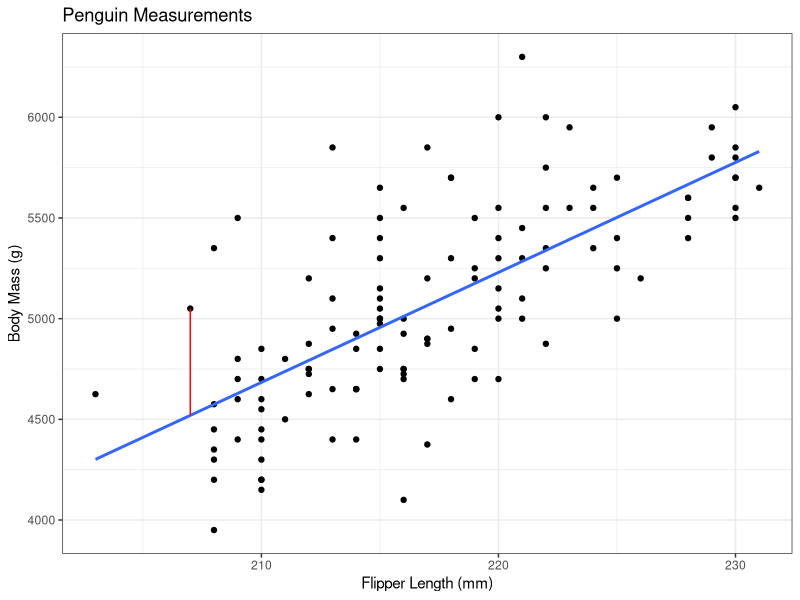
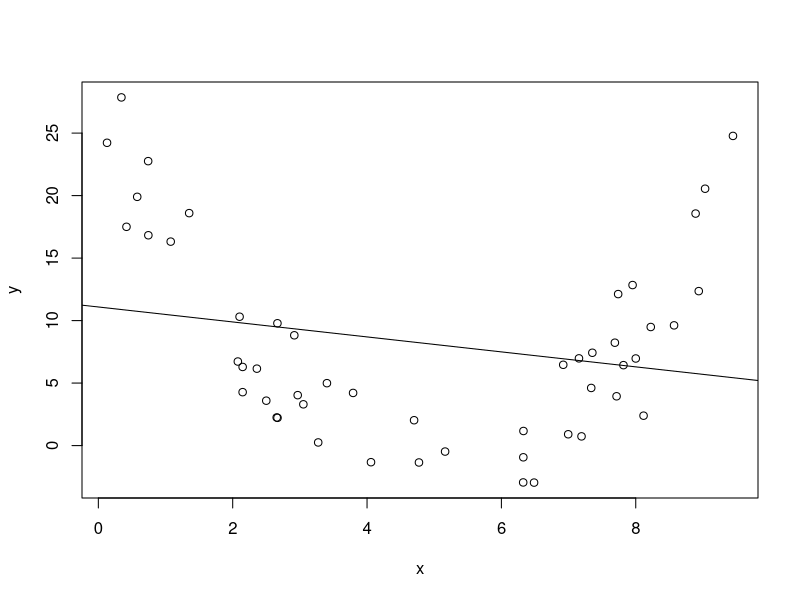
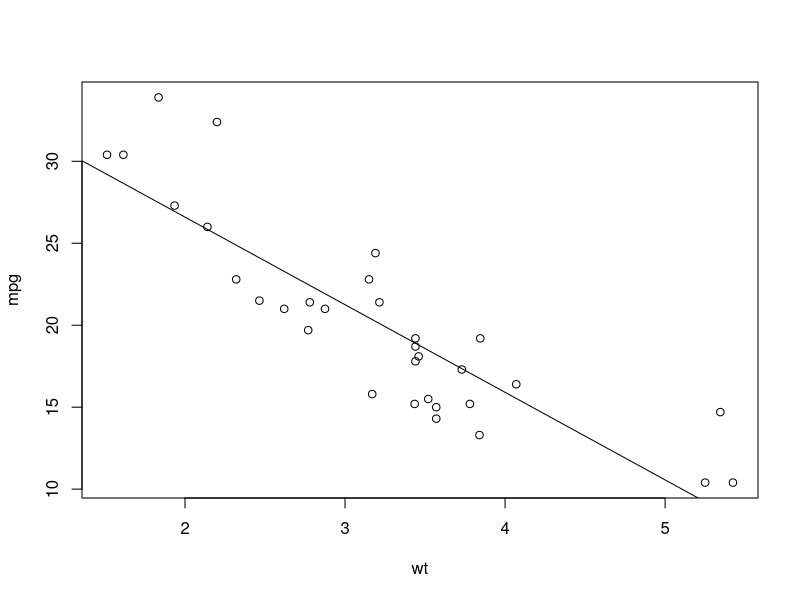
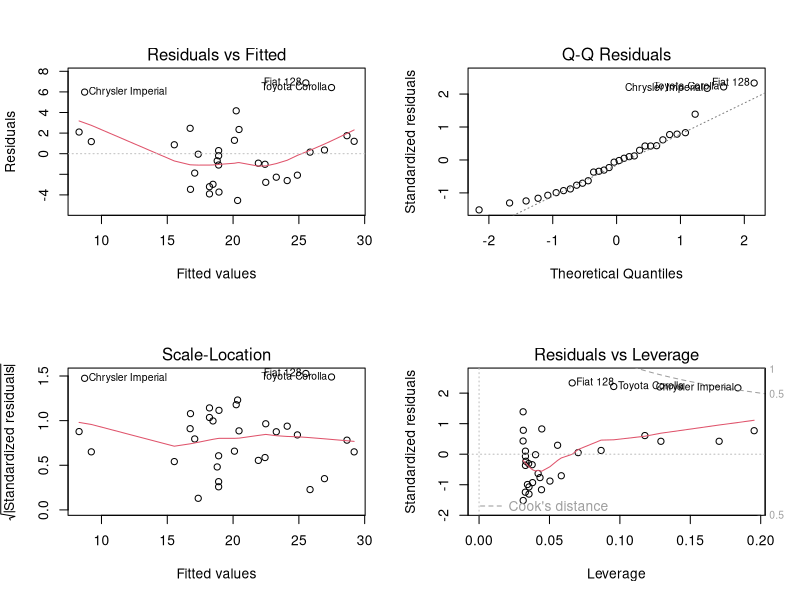
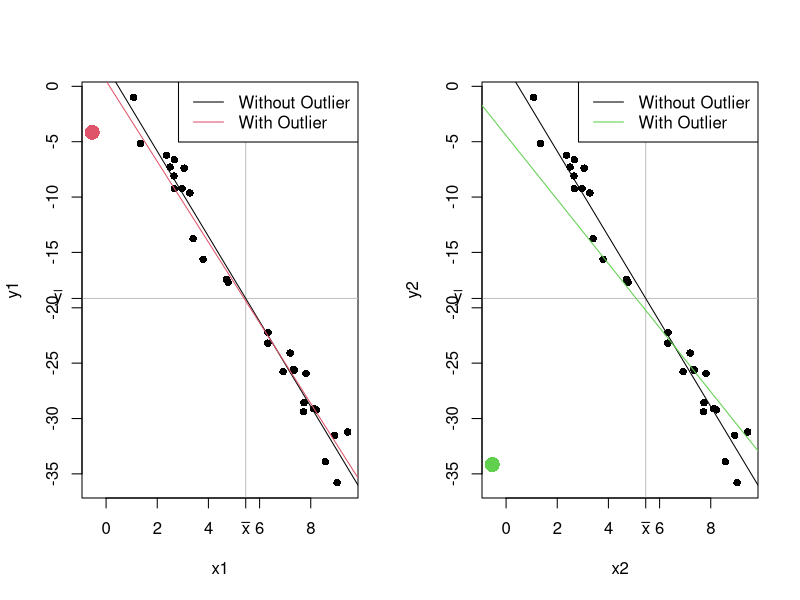
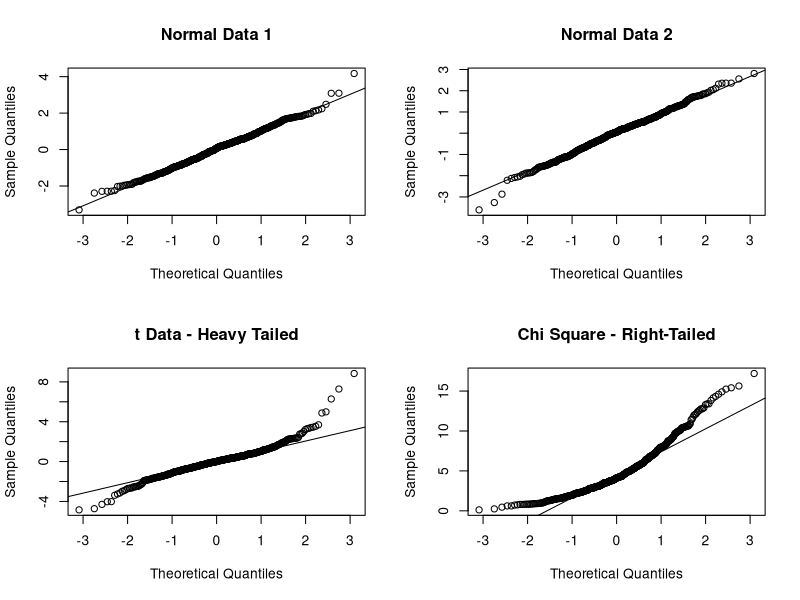

Write the R code that produced these figures, in order.
## ---- chunk 1
#| include: false
library(palmerpenguins)
library(ggplot2)
library(dplyr)
set.seed(2112)
## ---- chunk 2
#| echo: false
#| warning: false

theme_set(theme_bw())

example_penguin <- penguins[185,]
peng_lm <- lm(body_mass_g ~ flipper_length_mm, 
    data = subset(penguins, species == "Gentoo"))

ggplot(subset(penguins, species == "Gentoo")) + 
    aes(x = flipper_length_mm, y = body_mass_g) +
    geom_point() +
    geom_smooth(method = "lm", formula = "y ~ x", se = FALSE) +
    labs(x = "Flipper Length (mm)",
        y = "Body Mass (g)", 
        title = "Penguin Measurements") +
    annotate("segment", 
        x = example_penguin$flipper_length_mm,
        xend = example_penguin$flipper_length_mm,
        y = coef(peng_lm) %*% c(1, example_penguin$flipper_length_mm),
        yend = example_penguin$body_mass_g,
        colour = "red")
## ---- chunk 3
#| echo: false
x <- runif(50, 0, 10)
y <- (x - 5)^2 + rnorm(50, 0, 3)
plot(y ~ x)
abline(lm(y ~ x), main = "A linear model is *not* appropriate")
## ---- chunk 4
#| echo: true

data(mtcars) # built-in data in R

# Base R plot: y ~ x
plot(mpg ~ wt, data = mtcars)

# Linear Model (lm): y ~ x
mylm <- lm(mpg ~ wt, data = mtcars)

# Add the line to the existing plot
abline(mylm)
## ---- chunk 5
# Create a plotting space with 2 rows and 2 columns
# "mfrow" = Multiple Figures, filled in ROW-wise
par(mfrow = c(2,2))

# The basic plot function for the output of lm
# makes 4 different plots.
plot(mylm)
## ---- chunk 6
#| echo: true

summary(mylm)
## ---- chunk 7
-5.3445 + c(1, -1) * qt((1 - 0.95)/2, 32 - 2) * 0.5591
## ---- chunk 8
#| echo: false
set.seed(2112)
n <- 29
x <- runif(n, 0, 10)
y <- 3 - 4*x + rnorm(n, 0, 2)
## ---- chunk 9

lm0 <- lm(y ~ x)

x1 <- c(x, mean(x) - 6)
y1 <- c(y, mean(y) + 15)
lm1 <- lm(y1 ~ x1)

x2 <- c(x, mean(x) - 6)
y2 <- c(y, mean(y) - 15)
lm2 <- lm(y2 ~ x2)

n1s <- rep(1, n)

par(mfrow = c(1,2))
plot(x1, y1, col = c(n1s, 2), 
    pch = 16, cex = c(n1s, 2))
abline(h = mean(y), col = "grey")
abline(v = mean(x), col = "grey")
axis(2, at = mean(y), labels = expression(bar(y)), las = 1)
axis(1, at = mean(x), labels = expression(bar(x)), las = 1)
abline(lm0)
abline(lm1, col = 2)
legend("topright", legend = c("Without Outlier", "With Outlier"), col = 1:2, lty = 1)

plot(x2, y2, col = c(n1s, 3), 
    pch = 16, cex = c(n1s, 2))
abline(h = mean(y), col = "grey")
abline(v = mean(x), col = "grey")
axis(2, at = mean(y), labels = expression(bar(y)), las = 1)
axis(1, at = mean(x), labels = expression(bar(x)), las = 1)
abline(lm0)
abline(lm2, col = 3)
legend("topright", legend = c("Without Outlier", "With Outlier"), col = c(1,3), lty = 1)

## ---- chunk 10

# Change this to 20, 100, 500, and 10000 to see how much changes
n <- 500

normal_sample1 <- rnorm(n, mean = 0, sd = 1)
normal_sample2 <- rnorm(n, mean = 0, sd = 1)
t_sample <- rt(n, df = 5) # Low df to highlight difference from normal
chisq_sample <- rchisq(n, df = 5)

par(mfrow = c(2,2))
qqnorm(normal_sample1, main = "Normal Data 1")
qqline(normal_sample1)
qqnorm(normal_sample2, main = "Normal Data 2")
qqline(normal_sample2)
qqnorm(t_sample, main = "t Data - Heavy Tailed")
qqline(t_sample)
qqnorm(chisq_sample, main = "Chi Square - Right-Tailed")
qqline(chisq_sample)
